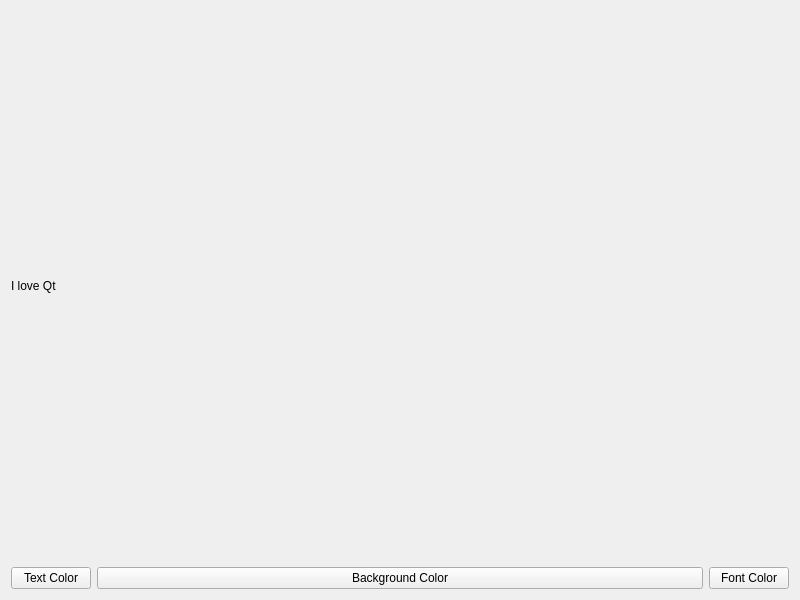
<?xml version="1.0" encoding="UTF-8"?>
<ui version="4.0">
 <class>Widget</class>
 <widget class="QWidget" name="Widget">
  <property name="geometry">
   <rect>
    <x>0</x>
    <y>0</y>
    <width>800</width>
    <height>600</height>
   </rect>
  </property>
  <property name="windowTitle">
   <string>Widget</string>
  </property>
  <layout class="QVBoxLayout" name="verticalLayout">
   <item>
    <widget class="QLabel" name="label">
     <property name="text">
      <string>I love Qt</string>
     </property>
    </widget>
   </item>
   <item>
    <layout class="QHBoxLayout" name="horizontalLayout">
     <item>
      <widget class="QPushButton" name="textPushButton">
       <property name="text">
        <string>Text Color</string>
       </property>
      </widget>
     </item>
     <item>
      <widget class="QPushButton" name="backGndButton">
       <property name="sizePolicy">
        <sizepolicy hsizetype="Expanding" vsizetype="Fixed">
         <horstretch>0</horstretch>
         <verstretch>0</verstretch>
        </sizepolicy>
       </property>
       <property name="text">
        <string>Background Color</string>
       </property>
      </widget>
     </item>
     <item>
      <widget class="QPushButton" name="fontPushButton">
       <property name="text">
        <string>Font Color</string>
       </property>
      </widget>
     </item>
    </layout>
   </item>
  </layout>
 </widget>
 <resources/>
 <connections/>
</ui>
